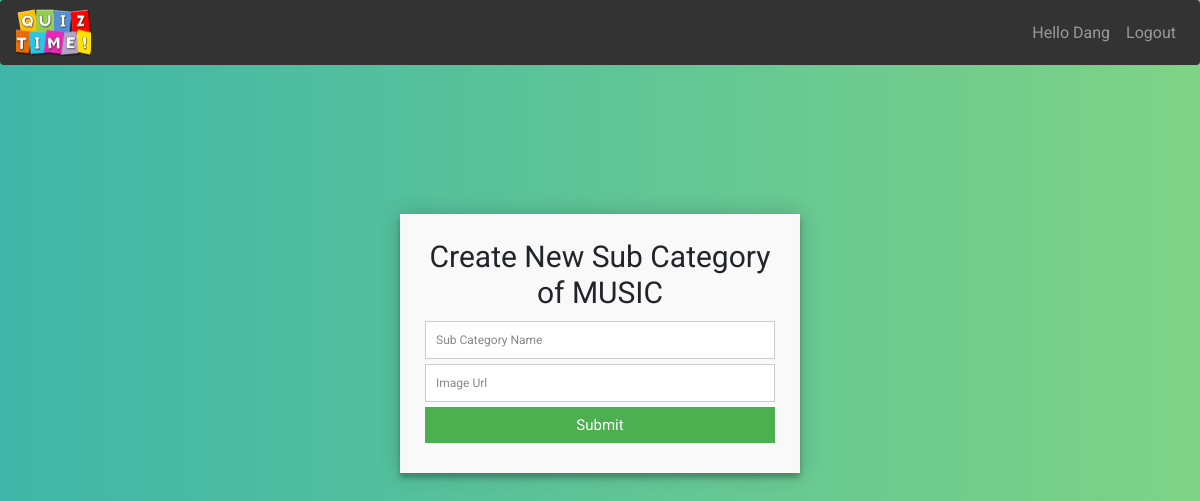
The app's page /form_create.php?parent_category=5 (signed in), older data.
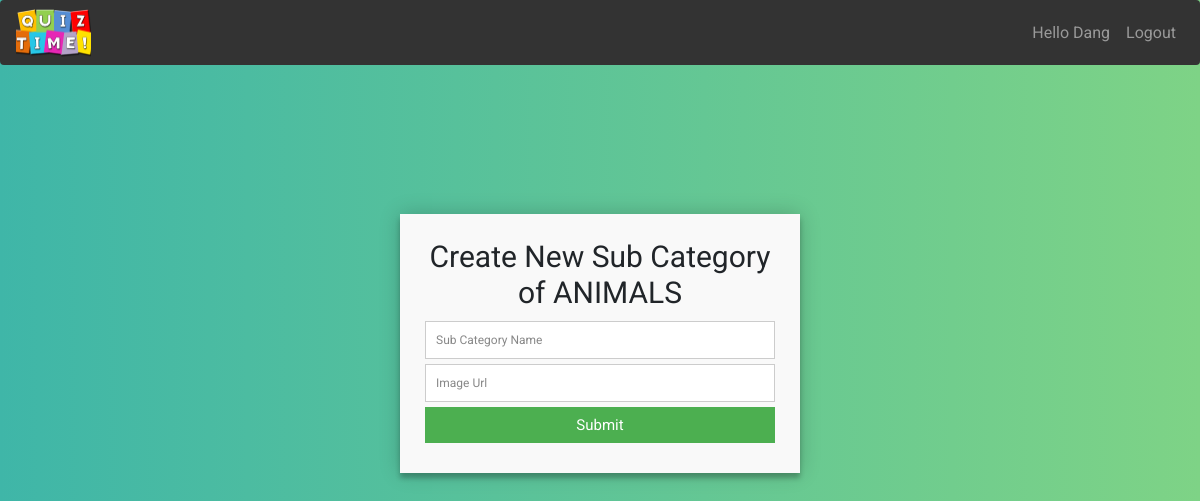
The same page, newer data.
### tables this page shows
CREATE TABLE IF NOT EXISTS `user` (
  `id` int(11) NOT NULL AUTO_INCREMENT,
  `name` varchar(150) NOT NULL,
  `email` varchar(150) DEFAULT NULL,
  `password` varchar(150) DEFAULT NULL,
  `create_at` timestamp NULL DEFAULT NULL,
  `point` int(11) DEFAULT NULL,
  PRIMARY KEY (`id`)
);

CREATE TABLE IF NOT EXISTS `category` (
  `id` bigint(20) UNSIGNED NOT NULL AUTO_INCREMENT,
  `name` varchar(200) NOT NULL,
  `picture` varchar(500) NOT NULL,
  `parent_category_id` int(200) DEFAULT NULL,
  PRIMARY KEY (`id`),
  UNIQUE KEY `id` (`id`),
  KEY `FK_category` (`parent_category_id`)
);

### form_create.php (the view, shortened to what this page needs)
<!DOCTYPE html>
<html>
<head>
    <link href="./css/bootstrap.min.css" rel="stylesheet">
    <link href="./css/style.css" rel="stylesheet">
</head>
<body>
    <nav class="navbar navbar-expand-md navbar-dark rounded fixed-top" style="background-color: #333333">
        <div class="site-logo">
            <a href="index.php">
                <img width="25%" src="img/logo.png" alt="">
            </a>
        </div>
        <div class="collapse navbar-collapse" id="navbarsExampleDefault">
            <ul class="navbar-nav mt-2 mt-md-0">
                <li class="nav-item">
                    <?php
                    require 'login/db.php';
                    if (isset($_SESSION['email']) && $_SESSION['email']) {
                        echo '<a class="nav-link" href="" >Hello ';
                        $email = $_SESSION['email'];
                        $query = "SELECT * FROM user WHERE email='{$email}'";
                        $result = mysqli_query($con, $query) or die(mysqli_error($con));
                        $info = mysqli_fetch_assoc($result);
                        $mang_ho_ten = explode(" ", $info["name"]);
                        $so_phan_tu = count($mang_ho_ten);
                        $ten = $mang_ho_ten[$so_phan_tu - 1];
                        echo $ten . "</a>";
                        echo '</li>
                            <li class="nav-item">';
                        echo '<a class="nav-link" href="login/logout.php">Logout </a>';
                    } else {
                        echo '<a class="nav-link" href="login/login2.php">Register/Login</a>';
                    }
                    ?>
                </li>
            </ul>
        </div>
    </nav>
    <?php
    if (isset($_GET["new_category"])) {
        if (isset($_POST["category_name"])) {
            $query = "SELECT * FROM category WHERE name='" . $_POST["category_name"] . "'";
            $result = mysqli_query($con, $query) or die(mysqli_error($con));
            if (mysqli_num_rows($result) > 0) {
                echo '<div class="alert alert-danger" role="alert">
                This category already existed. Click to this category to add more question.
                <p>Auto reloading <a href="form_create.php">page</a></p>
                </div>';
                header("refresh:2;url=form_create.php");
            } else {
                $query = "INSERT INTO category(name, picture) VALUES ('{$_POST["category_name"]}', '{$_POST["category_url"]}')";
                $result = mysqli_query($con, $query) or die(mysqli_error($con));
                if ($result) {
                    echo '<div class="alert alert-success" role="alert">
                            Create new category successfully
                            </div>';
                    header("refresh:2;url=index.php");
                }
            }
        }
    ?>
        <div class="form-container">
            <form id="contact" action="" method="post">
                <h3><strong>Create New Category</strong></h3>
                <input placeholder="Category Name" name="category_name" type="text" tabindex="1" required autofocus>
                <input placeholder="Image Url" name="category_url" type="text" tabindex="2" id="url" required>
                <button name="submit" type="submit" id="contact-submit" data-submit="...Sending">Submit</button>
            </form>
        </div>
    <?php
    } elseif (isset($_GET["parent_category"])) {
        $query = "SELECT * FROM category WHERE id=" . $_GET["parent_category"];
        $result = mysqli_query($con, $query) or die(mysqli_error($con));
        if (mysqli_num_rows($result) > 0) {
            $parent_category = mysqli_fetch_assoc($result);
        } else {
            echo '<div class="alert alert-danger" role="alert">
                This parent category is not existed. Back to homepage!
                </div>';
        }
    ?>
        <div class="form-container">
            <form id="contact" action="" method="post">
                <h3><strong>Create New Sub Category of
                        <?php
                        if (isset($parent_category)) {
                            echo strtoupper($parent_category["name"]);
                        }
                        ?> </strong></h3>
                <input placeholder="Sub Category Name" name="sub_category_name" type="text" tabindex="1" required autofocus>
                <input placeholder="Image Url" name="sub_category_url" type="text" tabindex="2" id="url" required>
                <button name="submit" type="submit" id="contact-submit" data-submit="...Sending">Submit</button>
            </form>
        </div>
    <?php
    } else {
        echo '<div class="alert alert-danger" role="alert">
                This page need right GET parameter. Back to homepage!
                </div>';
    }
    ?>
</body>
</html>

### css/style.css (style rules this page uses)
body { font-family: 'Roboto', sans-serif; padding-top: 4rem; background: linear-gradient(to right, #3fb6a8, #7ed386); }
.site-logo { display: inline-block; }
.form-container { max-width: 400px; width: 100%; margin: 0 auto; position: relative; }
#contact input[type="text"], #contact input[type="email"], #contact input[type="tel"], #contact input[type="url"], #contact textarea, #contact button[type="submit"] { font: 400 12px/16px "Roboto", Helvetica, Arial, sans-serif; }
#contact { background: #F9F9F9; padding: 25px; margin: 150px 0; box-shadow: 0 0 20px 0 rgba(0, 0, 0, 0.2), 0 5px 5px 0 rgba(0, 0, 0, 0.24); text-align: center; }
#contact h3 { display: block; font-size: 30px; font-weight: 300; margin-bottom: 10px; }
#contact input[type="text"] { width: 100%; border: 1px solid #ccc; background: #FFF; margin: 0 0 5px; padding: 10px; }
#contact button[type="submit"] { cursor: pointer; width: 100%; border: none; background: #4CAF50; color: #FFF; margin: 0 0 5px; padding: 10px; font-size: 15px; }

Row changes from the older to the newer data that the page shows:
changed category: name "MUSIC" → "ANIMALS"
